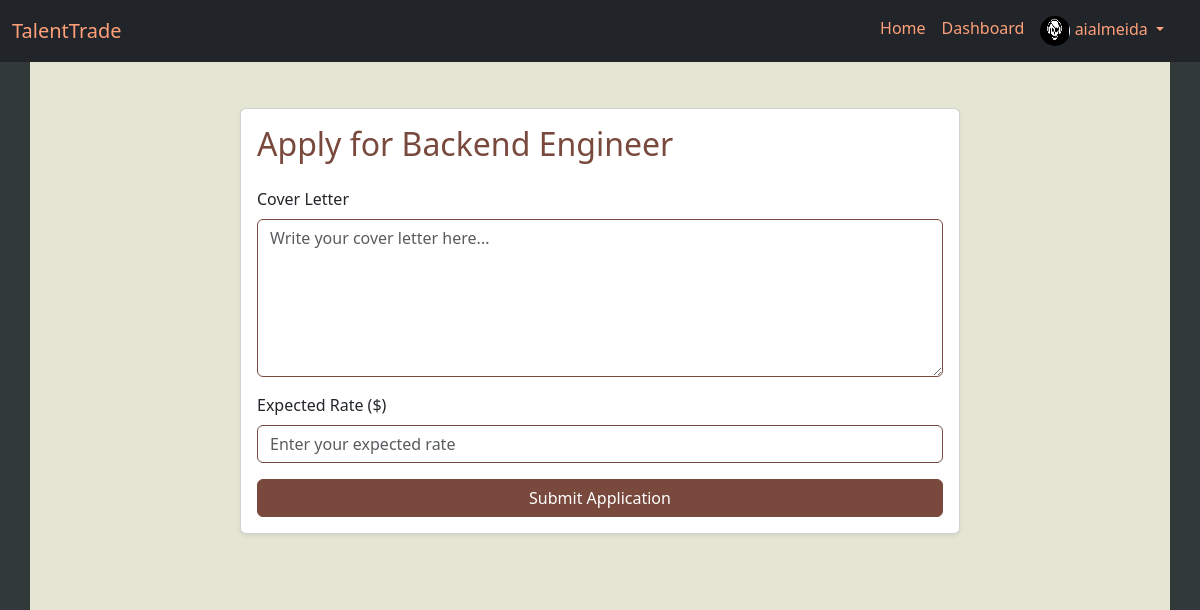
/application/job/1/apply (signed in), run on the app's committed database.
### app/models/user.py (models this page shows, shortened)
class User(UserMixin, db.Model):
    __tablename__ = 'users'
    id: Mapped[int] = mapped_column(Integer, primary_key=True)
    username: Mapped[str] = mapped_column(String(80), unique=True, nullable=False)
    email: Mapped[str] = mapped_column(String(120), unique=True, nullable=False)
    password_hash: Mapped[str] = mapped_column(String(128), nullable=False)
    full_name: Mapped[str] = mapped_column(String(120))
    role: Mapped[str] = mapped_column(String(50))  # 'freelancer', 'client', 'admin'
    bio: Mapped[str] = mapped_column(Text)
    profile_picture: Mapped[str] = mapped_column(String(200), default='default.png')
    created_at: Mapped[datetime] = mapped_column(DateTime, default=datetime.now())
    updated_at: Mapped[datetime] = mapped_column(DateTime, default=datetime.now(), onupdate=datetime.now())
    posted_jobs = relationship('Job', foreign_keys='Job.client_id', back_populates='client')
    freelancer_jobs = relationship('Job', foreign_keys='Job.freelancer_id', back_populates='freelancer')
    reviews_given = relationship('Review', foreign_keys='Review.client_id', back_populates='client')
    reviews_received = relationship('Review', foreign_keys='Review.freelancer_id', back_populates='freelancer')
    payments_made = relationship('Payment', foreign_keys='Payment.client_id', back_populates='client')
    payments_received = relationship('Payment', foreign_keys='Payment.freelancer_id', back_populates='freelancer')
    applications = relationship('Application', foreign_keys='Application.freelancer_id', back_populates='freelancer')
    messages_sent = relationship('Message', foreign_keys='Message.sender_id', back_populates='sender')
    messages_received = relationship('Message', foreign_keys='Message.recipient_id', back_populates='recipient')

### app/models/job.py (models this page shows, shortened)
class Job(db.Model):
    __tablename__ = 'jobs'
    id: Mapped[int] = mapped_column(Integer, primary_key=True)
    title: Mapped[str] = mapped_column(String(150), nullable=False)
    description: Mapped[int] = mapped_column(Text, nullable=False)
    budget: Mapped[int] = mapped_column(Float, nullable=False)
    status: Mapped[int] = mapped_column(String(50), nullable=False, default='open')
    client_id: Mapped[int] = mapped_column(Integer, ForeignKey('users.id'), nullable=False)
    freelancer_id: Mapped[int] = mapped_column(Integer, ForeignKey('users.id'), nullable=True)
    created_at: Mapped[int] = mapped_column(DateTime, default=datetime.now)
    updated_at: Mapped[int] = mapped_column(DateTime, default=datetime.now, onupdate=datetime.now)
    client = relationship('User', foreign_keys=[client_id], back_populates='posted_jobs')
    freelancer = relationship('User', foreign_keys=[freelancer_id], back_populates='freelancer_jobs')
    applications = relationship('Application', foreign_keys='Application.job_id', back_populates='job')
    payment = relationship('Payment', foreign_keys='Payment.job_id', uselist=False, back_populates='job')
    review = relationship('Review', foreign_keys='Review.job_id', uselist=False, back_populates='job')

### app/routes/application.py (the view)
@application_bp.route('/job/<int:job_id>/apply', methods=['GET'])
@login_required
def application_form(job_id):
    job = Job.query.get_or_404(job_id)
    return render_template('application/application_form.html', job=job)

### app/templates/application/application_form.html (shortened to what this page needs)
{% extends 'base.html' %}
{% block content %}
<div class="container py-5">
    <div class="row">
        <div class="col-md-8 mx-auto">
            <div class="card shadow-sm">
                <div class="card-body">
                    <h2 class="card-title mb-4">Apply for {{ job.title }}</h2>
                    <form method="POST" action="{{ url_for('application.submit_application', job_id=job.id) }}">
                        <div class="mb-3">
                            <label for="cover_letter" class="form-label">Cover Letter</label>
                            <textarea class="form-control" name="cover_letter" id="cover_letter" rows="6" placeholder="Write your cover letter here..." required></textarea>
                        </div>
                        <div class="mb-3">
                            <label for="expected_rate" class="form-label">Expected Rate ($)</label>
                            <input type="number" class="form-control" name="expected_rate" id="expected_rate" placeholder="Enter your expected rate" required>
                        </div>
                        <div class="d-grid">
                            <button type="submit" class="btn btn-primary">Submit Application</button>
                        </div>
                    </form>
                </div>
            </div>
        </div>
    </div>
</div>
{% endblock %}

### app/templates/base.html (shortened to what this page needs)
<!DOCTYPE html>
<html lang="en">
<head>
    <link href="https://cdn.jsdelivr.net/npm/bootstrap@5.3.3/dist/css/bootstrap.min.css" rel="stylesheet">
    <link rel="stylesheet" href="{{ url_for('static', filename='css/main.css') }}">
</head>
<body>
    <header>
        <nav class="navbar navbar-expand-lg navbar-dark bg-dark fixed-top">
            <div class="container-fluid">
                <a class="navbar-brand" href="{{ url_for('main.landing') }}">TalentTrade</a>
                <div class="collapse navbar-collapse" id="navbarNav">
                    <ul class="navbar-nav ms-auto">
                        <li class="nav-item">
                            <a class="nav-link" href="{{ url_for('main.landing') }}">Home</a>
                        </li>
                        {% if current_user.is_authenticated %}
                            <li class="nav-item">
                                <a class="nav-link" href="{{ url_for('main.dashboard') }}">Dashboard</a>
                            </li>
                            <li class="nav-item dropdown">
                                <a class="nav-link dropdown-toggle" href="#" id="profileDropdown" role="button" data-bs-toggle="dropdown" aria-expanded="false">
                                    <img src="{{ url_for('static', filename='images/profile_pics/' + current_user.profile_picture) }}" alt="Profile Picture" class="rounded-circle" width="30" height="30">
                                    {{ current_user.username }}
                                </a>
                            </li>
                            <li class="nav-item">
                              <a class="nav-link position-relative" href="{{ url_for('message.inbox') }}">
                                  {% set unread_message_count = unread_message_count or 0 %}
                              </a>
                          </li>
                        {% endif %}
                    </ul>
                </div>
            </div>
        </nav>
    </header>
    <main class="container vh-100 shadow-sm" style="margin-top: 60px; margin-bottom: 10px;">
        {% block content %}{% endblock %}
    </main>
</body>
</html>

### app/static/css/main.css (style rules this page uses)
body { background-color: #31393a; color: #2B1F1F; }
.container { background-color: #E5E5D4; }
.navbar { background-color: #78493C; }
.navbar .navbar-brand, .navbar-nav .nav-link { color: #FFA07A; }
.btn-primary { background-color: #78493C; border-color: #78493C; }
a { color: #78493C; }
h1, h2, h3, h4, h5, h6 { color: #78493C; }
.form-control { border-color: #78493C; }
.card-title { color: #78493C; }

### data on the page
User: profile_picture (picture), username "aialmeida"
Job: title "Backend Engineer"
